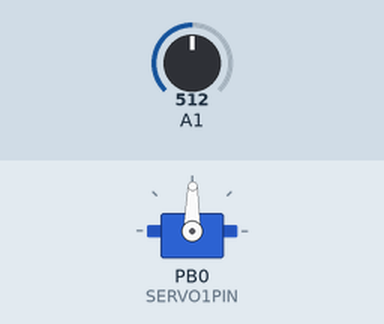
This sketch was run on a simulated ATtiny85, built with avr-gcc and run on an emulated ATtiny85. Parts: servo. The inputs (shaded band) are chosen by the test bench; at power-on: A1 = 512.

Above: at 1.2 s.
1.3 s: A1 set to 716
At 1.7 s:
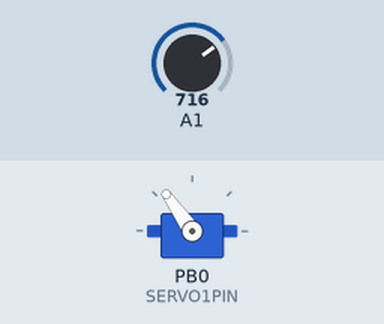
2.8 s: A1 set to 900
At 3.1 s:
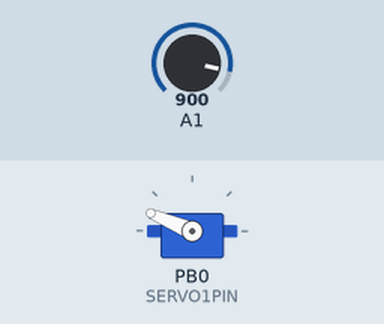
4.3 s: A1 set to 1023
At 5.2 s:
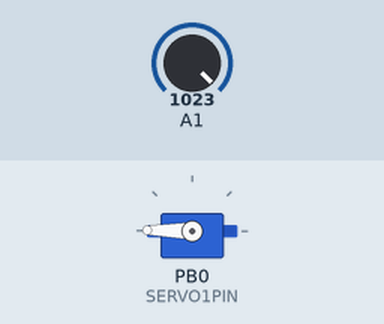
5.8 s: A1 set to 306
At 6.6 s:
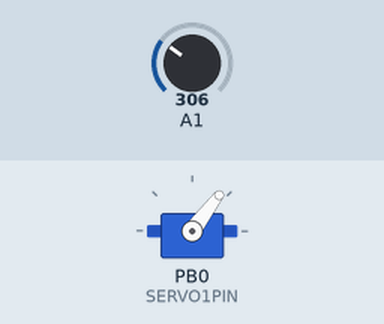
7.3 s: A1 set to 122
At 8.5 s:
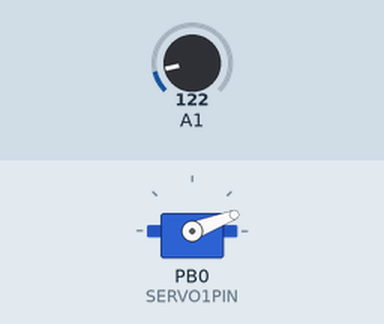
8.8 s: A1 set to 511
At 10.0 s:
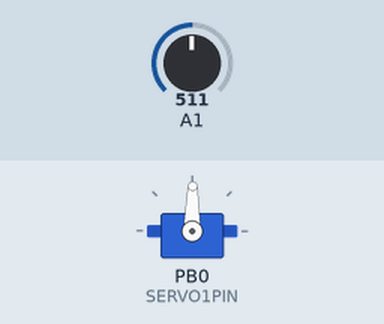
Timing chart, 0 to 11.3 s (numbered marks = the images above; inputs shaded):
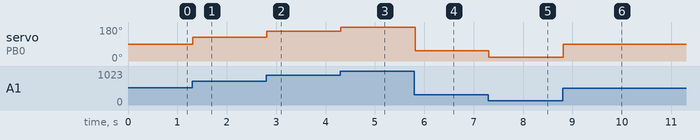

The sketch:

softServo_test.ino
```cpp
/*******************************************************************
  SoftServo sketch for Adafruit Trinket.  Turn the potentiometer knob
  to set the corresponding position on the servo
  (0 = zero degrees, full = 180 degrees)

  Required library is the Adafruit_SoftServo library
  available at https://github.com/adafruit/Adafruit_SoftServo
  The standard Arduino IDE servo library will not work with 8 bit
  AVR microcontrollers like Trinket and Gemma due to differences
  in available timer hardware and programming. We simply refresh
  by piggy-backing on the timer0 millis() counter

  Required hardware includes an Adafruit Trinket microcontroller
  a servo motor, and a potentiometer (nominally 1Kohm to 100Kohm

  As written, this is specifically for the Trinket although it should
  be Gemma or other boards (Arduino Uno, etc.) with proper pin mappings

  Trinket:        USB+   Gnd   Pin #0  Pin #2 A1
  Connection:     Servo+  -    Servo1   Potentiometer wiper

 *******************************************************************/

#include <Adafruit_SoftServo.h>  // SoftwareServo (works on non PWM pins)

#define SERVO1PIN 0   // Servo control line (orange) on Trinket Pin #0
#define POTPIN   1   // Potentiometer sweep (center) on Trinket Pin #2 (Analog 1)

Adafruit_SoftServo myServo1, myServo2;  //create TWO servo objects

void setup() {
  // Set up the interrupt that will refresh the servo for us automagically
  OCR0A = 0xAF;            // any number is OK
  TIMSK |= _BV(OCIE0A);    // Turn on the compare interrupt (below!)

  myServo1.attach(SERVO1PIN);   // Attach the servo to pin 0 on Trinket
  myServo1.write(90);           // Tell servo to go to position per quirk
  delay(15);                    // Wait 15ms for the servo to reach the position
}

void loop()  {
  int potValue;  // variable to read potentiometer
  int servoPos;  // variable to convert voltage on pot to servo position
  potValue=analogRead(POTPIN);                // Read voltage on potentiometer
  servoPos = map(potValue, 0, 1023, 0, 179);  // scale it to use it with the servo (value between 0 and 180)
  myServo1.write(servoPos);                    // tell servo to go to position

  delay(15);                              // waits 15ms for the servo to reach the position
}

// We'll take advantage of the built in millis() timer that goes off
// to keep track of time, and refresh the servo every 20 milliseconds
// The SIGNAL(TIMER0_COMPA_vect) function is the interrupt that will be
// Called by the microcontroller every 2 milliseconds
volatile uint8_t counter = 0;
SIGNAL(TIMER0_COMPA_vect) {
  // this gets called every 2 milliseconds
  counter += 2;
  // every 20 milliseconds, refresh the servos!
  if (counter >= 20) {
    counter = 0;
    myServo1.refresh();
  }
}
```

Measured:
- after the input at 1.3 s, servo on PB0 (SERVO1PIN): 89° → 125° at once
- after the input at 2.8 s, servo on PB0 (SERVO1PIN): 125° → 157° at once
- after the input at 4.3 s, servo on PB0 (SERVO1PIN): 157° → 179° at once
- after the input at 5.8 s, servo on PB0 (SERVO1PIN): 179° → 53° at once
- after the input at 7.3 s, servo on PB0 (SERVO1PIN): 53° → 21° at once
- after the input at 8.8 s, servo on PB0 (SERVO1PIN): 21° → 89° at once
